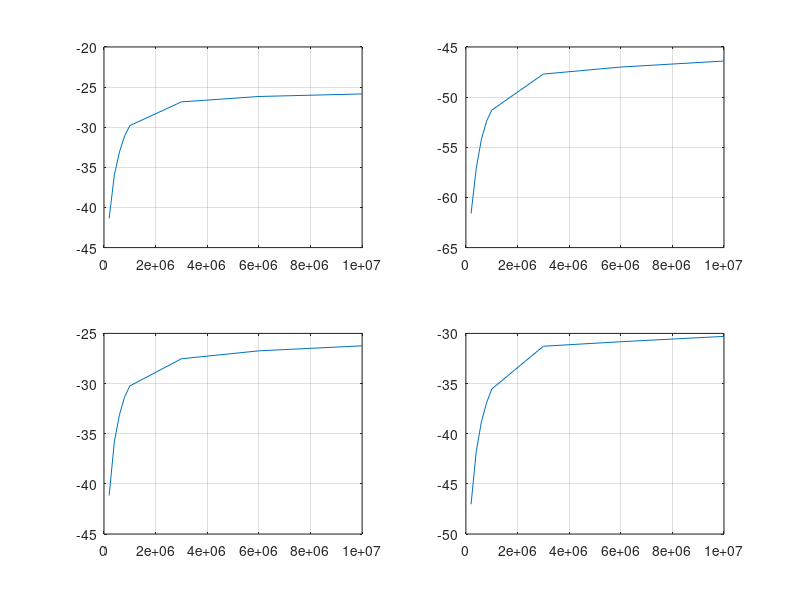

Write MATLAB code to recreate this figure.
f1= [200 400 600 800 1000 3000 6000 10000];
f=f1.*1000;
s1=[-41.36 -35.97 -33.07 -31.07 -29.80 -26.84 -26.17 -25.85];
s2=[-61.6 -57.1 -54.2 -52.4 -51.3 -47.7 -47.0 -46.4];
s3=[-41.16 -35.81 -33.1 -31.32 -30.24 -27.53 -26.74 -26.24];
s4=[-47.03 -41.78 -38.82 -36.92 -35.55 -31.28 -30.83 -30.30];
subplot(2,2,1)
plot(f,s1)
grid on
subplot(2,2,2);
plot(f,s2)
grid on
subplot(2,2,3)
plot(f,s3)
grid on
subplot(2,2,4)
plot(f,s4)
grid on

rl=1000;
s0=[1570 2500 1900 2300];
s=s0.*1000;

cl=1./2./3.14159./s./rl;
vcvp=[.051 .0048 .0485 .0306];
cc=vcvp.*(.001+s.*cl)./(s.*(1-vcvp));
